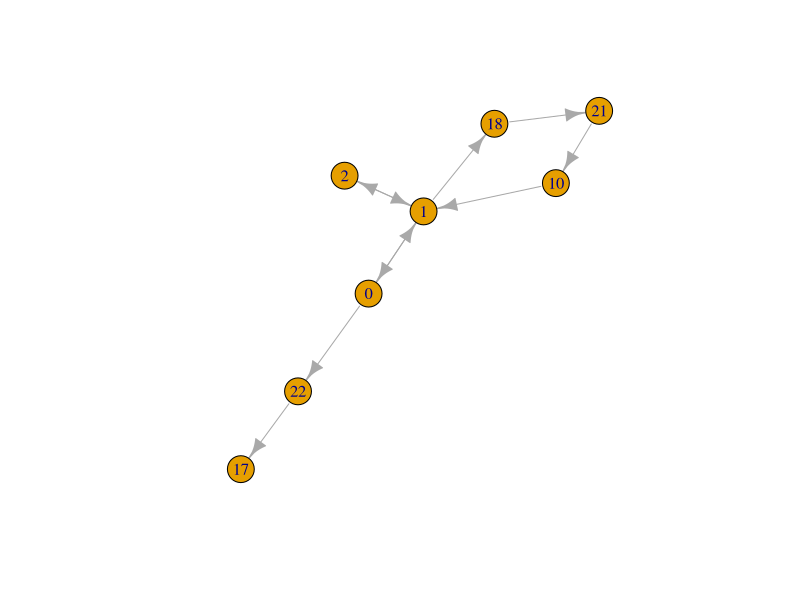

Write the R code that produced this figure.
library(readr)
Secuencia <- read_delim("Secuencia.csv", 
                        delim = ";", escape_double = FALSE, trim_ws = TRUE)

library(dplyr)
library(igraph)

build_aoi_network <- function(df){
 
 # Orden temporal
 df <- df[order(df$Secuencia), ]
 
 # Secuencia original de AOIs
 areas <- df$Area
 
 # Eliminar permanencias consecutivas
 areas <- areas[
  c(TRUE, diff(areas) != 0)
 ]
 
 # Necesitamos al menos dos AOIs
 if(length(areas) < 2){
  return(NULL)
 }
 
 # Crear aristas
 edges <- data.frame(
  from = head(areas, -1),
  to   = tail(areas, -1)
 )
 
 # Frecuencia de visitas por AOI
 node_freq <- table(df$Area)
 
 # Grafo dirigido
 g <- graph_from_data_frame(
  edges,
  directed = TRUE
 )
 
 # Atributo del nodo
 V(g)$freq <- as.numeric(
  node_freq[
   match(
    V(g)$name,
    names(node_freq)
   )
  ]
 )
 
 return(
  list(
   graph = g,
   edges = edges,
   node_freq = node_freq
  )
 )
}






















datos <- subset(
 Secuencia,
 Sujeto==104 &
  Ensayo==1
)

s104 <- datos[order(datos$Secuencia), ]



areas <- s104$Area

# Colapsar repeticiones consecutivas
areas <- areas[
 c(TRUE, diff(areas) != 0)
]

edges <- data.frame(
 from = head(areas, -1),
 to   = tail(areas, -1)
)

library(igraph)

g <- graph_from_data_frame(
 edges,
 directed = TRUE
)
plot(g)
